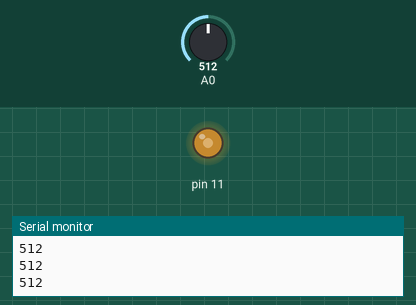
Recording of a sketch running on a simulated Arduino Uno, built with avr-gcc and run on an emulated ATmega328P. Parts: output pins drawn as LEDs (lit = HIGH), the last lines printed to the serial monitor. The test bench sets the inputs (shaded band); at power-on: A0 = 512.

Above: at 1.2 s.
1.3 s: A0 set to 716
At 2.1 s:
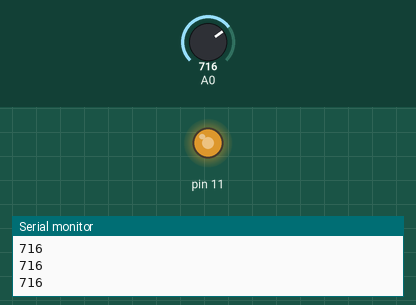
2.8 s: A0 set to 900
At 3.4 s:
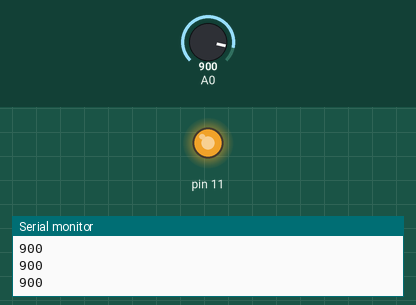
4.3 s: A0 set to 122
At 5.5 s:
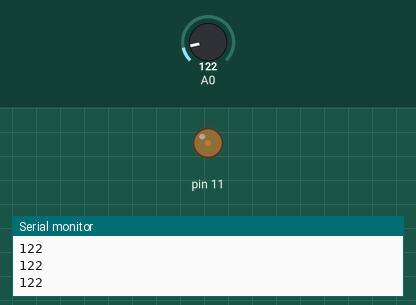
5.8 s: A0 set to 0
At 6.8 s:
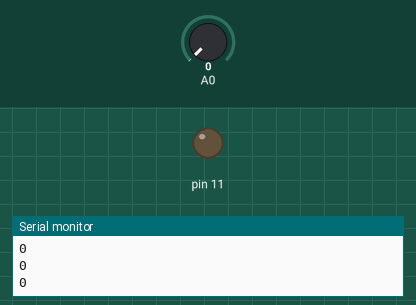
7.3 s: A0 set to 511
At 7.9 s:
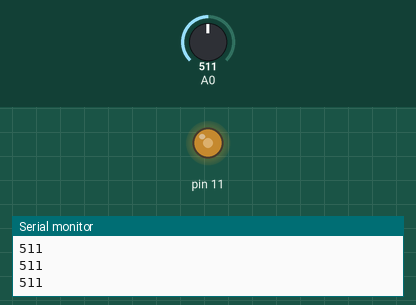
Timing chart, 0 to 9.8 s (numbered marks = the images above; inputs shaded):
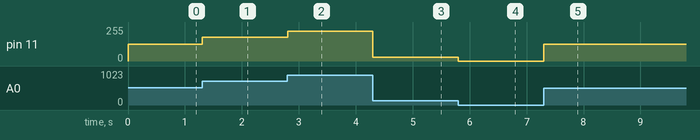

The sketch:

Ex1.ino
```cpp
int value;

void setup()
{
  pinMode(11, OUTPUT);
  Serial.begin(9600);
}

void loop()
{
  value = analogRead(A0);
  analogWrite (11, map(value, 0, 1023, 0, 255));
  Serial.println(value);
}
```

Measured:
- after the input at 1.3 s, pin 11: 127/255 → 178/255 at once
- after the input at 2.8 s, pin 11: 178/255 → 224/255 at once
- after the input at 4.3 s, pin 11: 224/255 → 30/255 at once
- after the input at 5.8 s, pin 11: 30/255 → 0/255 at once
- after the input at 7.3 s, pin 11: 0/255 → 127/255 at once
